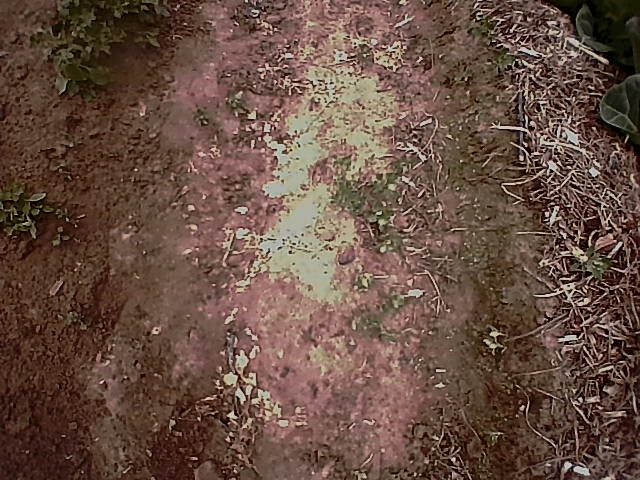
#> input picture Brian_UNR/pigsweed_test/IPC_2026-02-19.11.39.56.1910.jpg, 640 x 480 px, given in place of the camera
$ python dot_recognition_manual.py
#> lines starting #> are read from the running program, lines starting #| are printed output that depends on the picture; after the words box and inside, x2 and y2 are one past the last pixel; in counts of white or black regions, pixels touching at a corner belong together
import cv2
import numpy as np
import json
import time
import os

# === CONFIG ===
CAM_ID_RIGHT = 2
CAM_ID_LEFT = 0
SETTINGS_FILE = "camera_settings.json"

def nothing(x):
    pass

def load_settings():
    """Load settings from JSON or return defaults."""
    if os.path.exists(SETTINGS_FILE):
        try:
            with open(SETTINGS_FILE, "r") as f:
                return json.load(f)
        except Exception as e:
            print(f"Error loading settings: {e}")
    return None

def save_settings(window_name):
    """Save current trackbar positions to JSON."""
    settings = {
        "Exposure": cv2.getTrackbarPos("Exposure", window_name),
        "Gain": cv2.getTrackbarPos("Gain", window_name),
        "Brightness": cv2.getTrackbarPos("Brightness", window_name),
        "Contrast": cv2.getTrackbarPos("Contrast", window_name),
        "Saturation": cv2.getTrackbarPos("Saturation", window_name),
        "WB_Temp": cv2.getTrackbarPos("WB_Temp", window_name),
        "Threshold": cv2.getTrackbarPos("Threshold", window_name),
        "Min_Area": cv2.getTrackbarPos("Min_Area", window_name),
        "Max_Area": cv2.getTrackbarPos("Max_Area", window_name)
    }
    with open(SETTINGS_FILE, "w") as f:
        json.dump(settings, f, indent=4)
    print(f"--- Settings Saved to {SETTINGS_FILE} ---")

def setup_master_ui(window_name):
    """Create UI with values from the saved JSON or defaults."""
    cv2.namedWindow(window_name)
    saved = load_settings()

    # helper to get saved value or default
    def get_v(name, default):
        return saved.get(name, default) if saved and name in saved else default

    # Trackbars (Name, Window, Default, Max, Callback)
    cv2.createTrackbar("Exposure", window_name, get_v("Exposure", 150), 1000, nothing)
    cv2.createTrackbar("Gain", window_name, get_v("Gain", 0), 255, nothing)
    cv2.createTrackbar("Brightness", window_name, get_v("Brightness", 128), 255, nothing)
    cv2.createTrackbar("Contrast", window_name, get_v("Contrast", 32), 255, nothing)
    cv2.createTrackbar("Saturation", window_name, get_v("Saturation", 64), 255, nothing)
    cv2.createTrackbar("WB_Temp", window_name, get_v("WB_Temp", 4500), 6500, nothing)

    cv2.createTrackbar("Threshold", window_name, get_v("Threshold", 100), 255, nothing)
    cv2.createTrackbar("Min_Area", window_name, get_v("Min_Area", 50), 5000, nothing)
    cv2.createTrackbar("Max_Area", window_name, get_v("Max_Area", 10000), 50000, nothing)

def apply_stereo_settings(caps, window_name):
    """Apply current trackbar values to both camera hardwares."""
    exp = cv2.getTrackbarPos("Exposure", window_name)
    gain = cv2.getTrackbarPos("Gain", window_name)
    brt = cv2.getTrackbarPos("Brightness", window_name)
    con = cv2.getTrackbarPos("Contrast", window_name)
    sat = cv2.getTrackbarPos("Saturation", window_name)
    wb_temp = cv2.getTrackbarPos("WB_Temp", window_name)

    for cap in caps:
        cap.set(cv2.CAP_PROP_AUTO_EXPOSURE, 1) # Manual
        cap.set(cv2.CAP_PROP_EXPOSURE, exp)
        cap.set(cv2.CAP_PROP_GAIN, gain)
        cap.set(cv2.CAP_PROP_BRIGHTNESS, brt)
        cap.set(cv2.CAP_PROP_CONTRAST, con)
        cap.set(cv2.CAP_PROP_SATURATION, sat)
        cap.set(cv2.CAP_PROP_AUTO_WB, 0)
        cap.set(cv2.CAP_PROP_WB_TEMPERATURE, wb_temp)

def detect_dots(frame, thresh_val, min_a, max_a):
    """Process frame and return dot coordinates + binary mask."""
    gray = cv2.cvtColor(frame, cv2.COLOR_BGR2GRAY)
    _, thresh = cv2.threshold(gray, thresh_val, 255, cv2.THRESH_BINARY_INV)

    # Denoise
    kernel = np.ones((3,3), np.uint8)
    thresh = cv2.morphologyEx(thresh, cv2.MORPH_OPEN, kernel)

    contours, _ = cv2.findContours(thresh, cv2.RETR_EXTERNAL, cv2.CHAIN_APPROX_SIMPLE)

    dots = []
    for cnt in contours:
        area = cv2.contourArea(cnt)
        if min_a < area < max_a:
            M = cv2.moments(cnt)
            if M["m00"] != 0:
                cx = int(M["m10"] / M["m00"])
                cy = int(M["m01"] / M["m00"])
                dots.append((cx, cy, area))
    return dots, thresh

def main():
    WIN_NAME = "Master Stereo Dashboard"

    cap_l = cv2.VideoCapture(CAM_ID_LEFT)
    cap_r = cv2.VideoCapture(CAM_ID_RIGHT)

    # Optimization: Set MJPG for bandwidth and baseline res
    for cap in [cap_l, cap_r]:
        cap.set(cv2.CAP_PROP_FOURCC, cv2.VideoWriter_fourcc(*'MJPG'))
        cap.set(cv2.CAP_PROP_FRAME_WIDTH, 640)
        cap.set(cv2.CAP_PROP_FRAME_HEIGHT, 480)

    setup_master_ui(WIN_NAME)
#> (reads b1_test/camera_settings.json from the repository)
    print("Commands: [s] Save Settings | [q] Quit")

    while True:
        # Update hardware to match sliders
        apply_stereo_settings([cap_l, cap_r], WIN_NAME)

        # Get detection thresholds
        t_val = cv2.getTrackbarPos("Threshold", WIN_NAME)
        min_a = cv2.getTrackbarPos("Min_Area", WIN_NAME)
        max_a = cv2.getTrackbarPos("Max_Area", WIN_NAME)

        ret_l, fl = cap_l.read()
#> fl is the input picture: shape (480, 640, 3); mean B, G, R 67, 79, 103.7
        ret_r, fr = cap_r.read()

        if not ret_l or not ret_r:
            continue

        # Run Dot Recognition
        dots_l, mask_l = detect_dots(fl, t_val, min_a, max_a)
#> in detect_dots, `gray = cv2.cvtColor(frame, cv2.COLOR_BGR2GRAY)`:
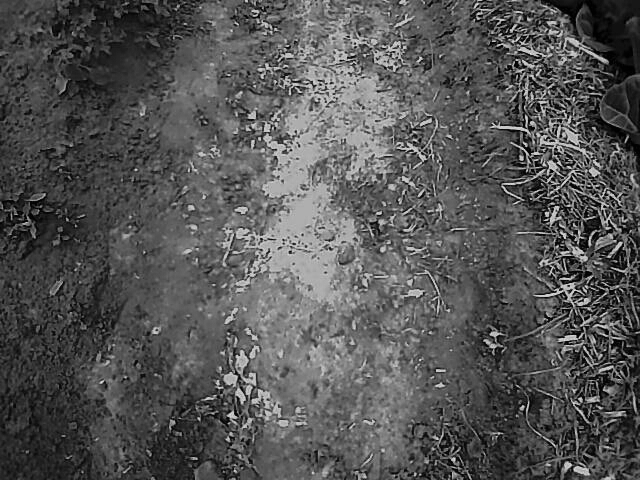
#> gray: shape (480, 640); min 0, max 238, mean 85
#> in detect_dots, `_, thresh = cv2.threshold(gray, thresh_val, 255, cv2.THRESH_BINARY_INV)`:
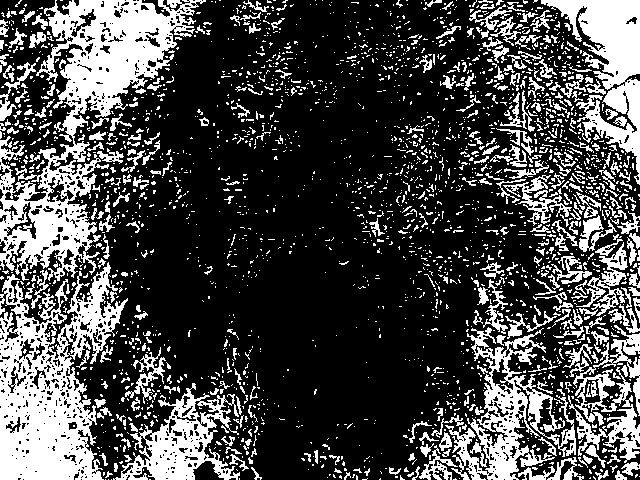
#> thresh: shape (480, 640); 28.6% white; 2599 white regions (2239 under 20 px), largest, box (x1, y1, x2, y2) and area: (0, 0, 206, 281) 17422, (0, 262, 128, 480) 14314, (541, 0, 640, 185) 7004
#> in detect_dots, `thresh = cv2.morphologyEx(thresh, cv2.MORPH_OPEN, kernel)`:
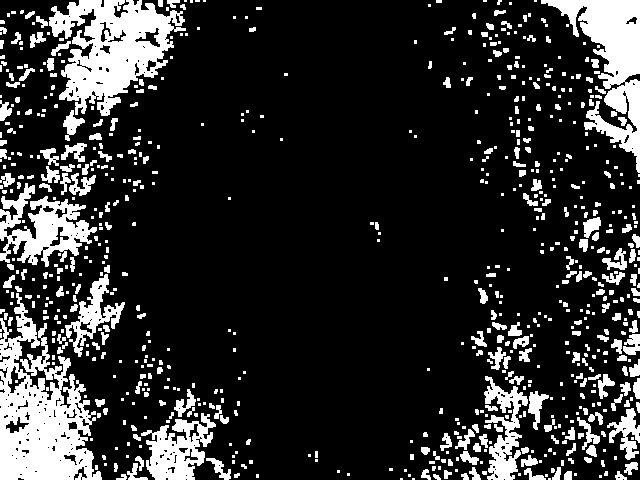
#> thresh: shape (480, 640); 18.2% white; 747 white regions (461 under 20 px)
#> in detect_dots, `contours, _ = cv2.findContours(thresh, cv2.RETR_EXTERNAL, cv2.CHAIN_AP..`: contours = 746 contours, 569 with area under 20; largest, box (x1, y1, x2, y2) and area: (0, 293, 102, 480) 9963, (49, 0, 186, 116) 8409, (541, 0, 640, 173) 6006, (0, 183, 97, 267) 3570, (141, 413, 216, 480) 2606
#> the loop in detect_dots, `for cnt in contours:` made 746 passes
#> (area, cx, cy) on passes 6, 9, 12, 15, 17, 19, 22, 25, 27, 28, 33, 36: (21, 436, 476), (23, 122, 476), (27.5, 464, 476), (47, 619, 476), (51.5, 567, 475), (32.5, 446, 473), (46.5, 425, 474), (85, 533, 474), (55.5, 557, 473), (60.5, 474, 474), (93, 134, 472), (86, 630, 466)
#> area on pass 121: 76
#> after the loop in detect_dots, `for cnt in contours:`: dots = 488 items, first 6: (436, 476, 21), (257, 475, 6), (122, 476, 23), (464, 476, 27.5), (236, 475, 14), (619, 476, 47)
#> dots_l has the same summary as dots in detect_dots
        dots_r, mask_r = detect_dots(fr, t_val, min_a, max_a)
#> the loop in detect_dots (call 2), `for cnt in contours:` made 746 passes
#> dots_r has the same summary as dots in detect_dots

        # Draw Feedback Circles
        for (x, y, a) in dots_l:
            cv2.circle(fl, (x, y), 12, (0, 255, 0), 2)
#> this loop made 488 passes
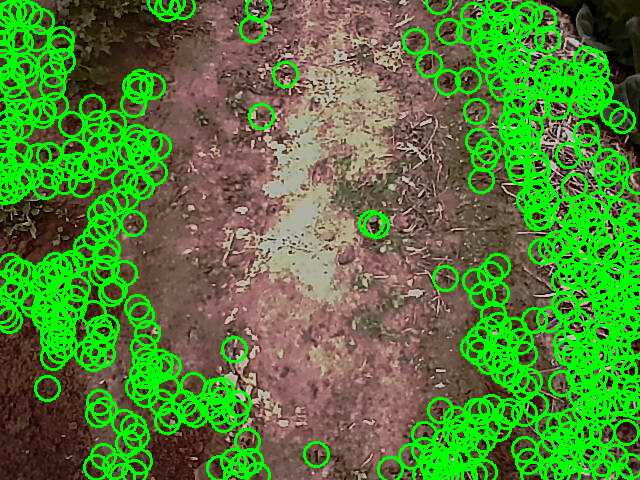
#> fl: shape (480, 640, 3); mean B, G, R 54.1, 126.2, 81.9
        for (x, y, a) in dots_r:
            cv2.circle(fr, (x, y), 12, (0, 255, 255), 2)
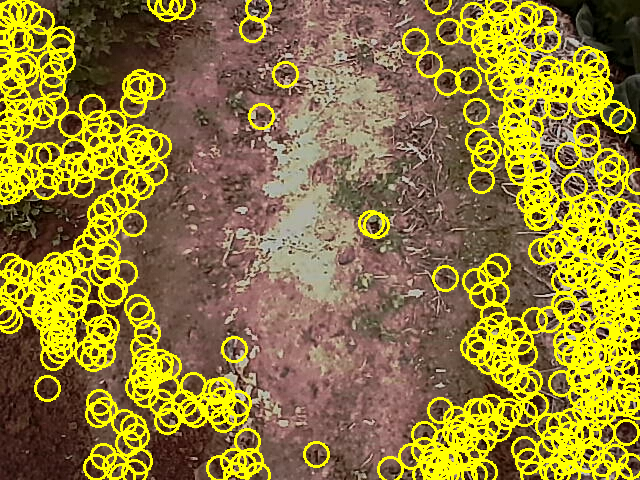
#> fr: shape (480, 640, 3); mean B, G, R 54.1, 126.2, 145.1

        # Output Windows
        combined_rgb = np.hstack((fl, fr))
        combined_mask = np.hstack((mask_l, mask_r))
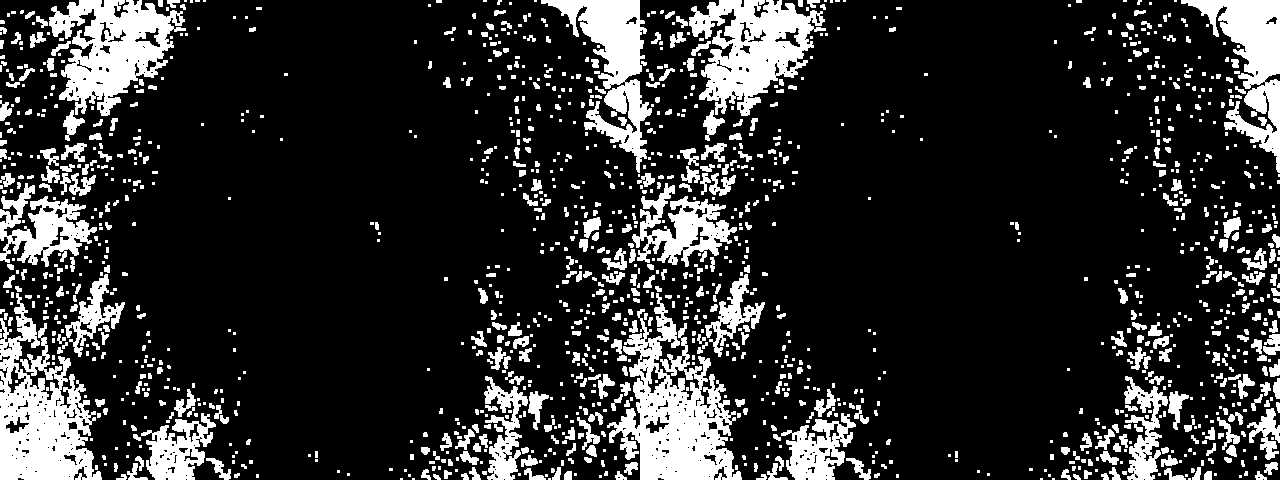
#> combined_mask: shape (480, 1280); 18.2% white; 1470 white regions (909 under 20 px), largest, box (x1, y1, x2, y2) and area: (607, 293, 742, 480) 11251, (0, 293, 102, 480) 9915, (49, 0, 186, 116) 8365

        cv2.putText(combined_rgb, f"L: {len(dots_l)} | R: {len(dots_r)}",
                    (20, 40), cv2.FONT_HERSHEY_SIMPLEX, 1, (255, 255, 255), 2)
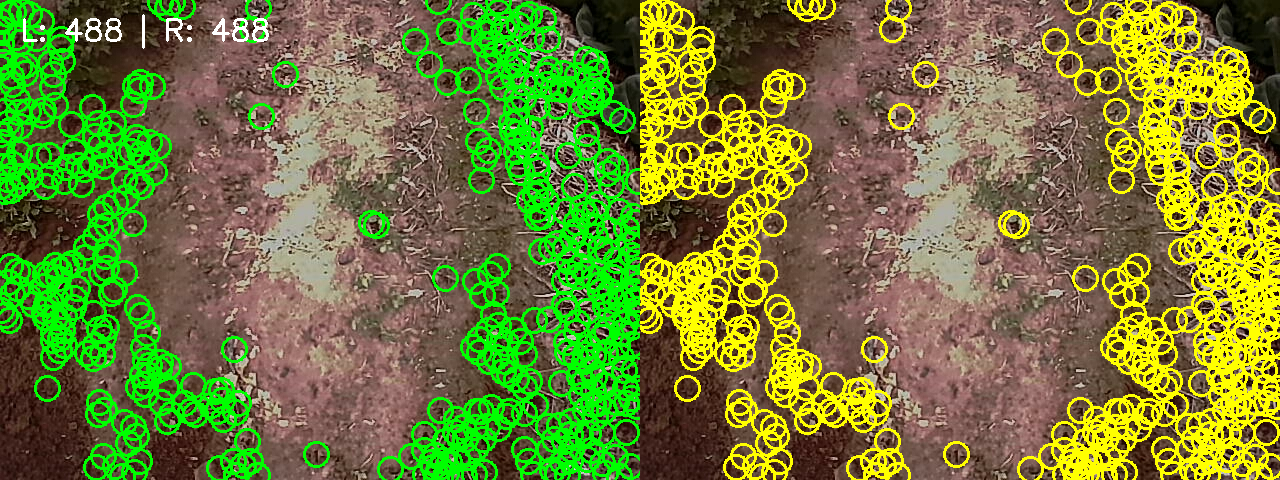
#> combined_rgb: shape (480, 1280, 3); mean B, G, R 54.6, 126.7, 114

        cv2.imshow(WIN_NAME, combined_rgb)
        cv2.imshow("Binary Threshold Mask", combined_mask)

        # Key Listeners
        key = cv2.waitKey(1) & 0xFF
#> (key q is pressed here)
        if key == ord('q'):
            break
        elif key == ord('s'):
            save_settings(WIN_NAME)

    cap_l.release()
    cap_r.release()
    cv2.destroyAllWindows()

if __name__ == "__main__":
    main()
